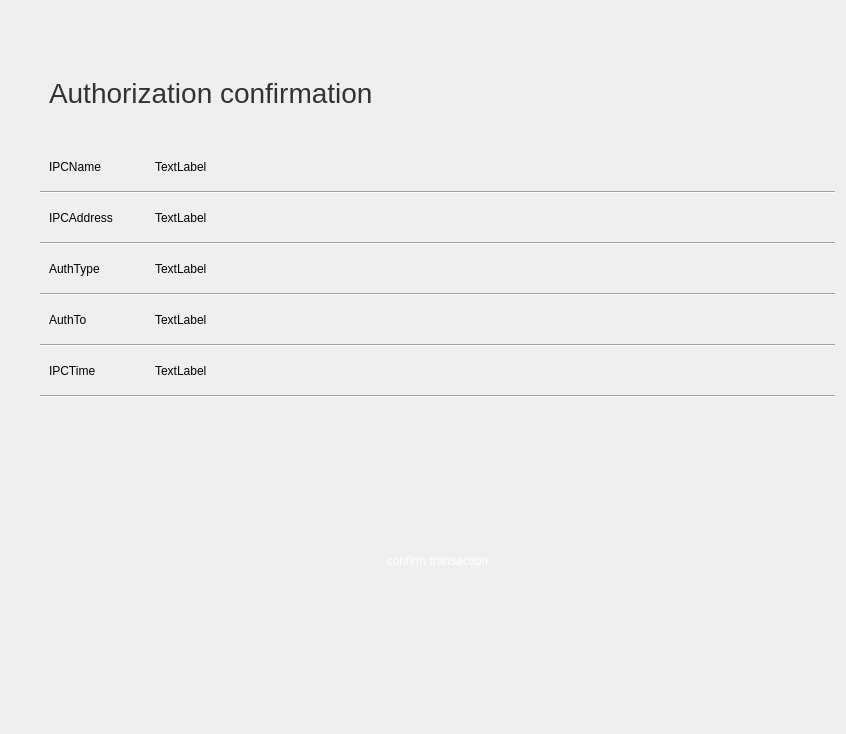
<?xml version="1.0" encoding="UTF-8"?>
<ui version="4.0">
 <class>ipcconfirmauthorizationtransaction</class>
 <widget class="QWidget" name="ipcconfirmauthorizationtransaction">
  <property name="geometry">
   <rect>
    <x>0</x>
    <y>0</y>
    <width>846</width>
    <height>734</height>
   </rect>
  </property>
  <property name="windowTitle">
   <string>Form</string>
  </property>
  <layout class="QGridLayout" name="gridLayout">
   <property name="leftMargin">
    <number>40</number>
   </property>
   <property name="spacing">
    <number>0</number>
   </property>
   <item row="4" column="0" colspan="3">
    <widget class="QWidget" name="widget_4" native="true">
     <property name="minimumSize">
      <size>
       <width>0</width>
       <height>48</height>
      </size>
     </property>
     <property name="maximumSize">
      <size>
       <width>16777215</width>
       <height>48</height>
      </size>
     </property>
     <layout class="QHBoxLayout" name="horizontalLayout_4">
      <item>
       <widget class="QLabel" name="label_4">
        <property name="minimumSize">
         <size>
          <width>100</width>
          <height>0</height>
         </size>
        </property>
        <property name="maximumSize">
         <size>
          <width>100</width>
          <height>16777215</height>
         </size>
        </property>
        <property name="text">
         <string>IPCAddress</string>
        </property>
       </widget>
      </item>
      <item>
       <widget class="QLabel" name="ipcaddress">
        <property name="text">
         <string>TextLabel</string>
        </property>
       </widget>
      </item>
      <item>
       <spacer name="horizontalSpacer_4">
        <property name="orientation">
         <enum>Qt::Horizontal</enum>
        </property>
        <property name="sizeHint" stdset="0">
         <size>
          <width>528</width>
          <height>20</height>
         </size>
        </property>
       </spacer>
      </item>
     </layout>
    </widget>
   </item>
   <item row="9" column="0" colspan="3">
    <widget class="Line" name="line_4">
     <property name="orientation">
      <enum>Qt::Horizontal</enum>
     </property>
    </widget>
   </item>
   <item row="10" column="0" colspan="3">
    <widget class="QWidget" name="widget_7" native="true">
     <property name="minimumSize">
      <size>
       <width>0</width>
       <height>48</height>
      </size>
     </property>
     <property name="maximumSize">
      <size>
       <width>16777215</width>
       <height>48</height>
      </size>
     </property>
     <layout class="QHBoxLayout" name="horizontalLayout_7">
      <item>
       <widget class="QLabel" name="label_10">
        <property name="minimumSize">
         <size>
          <width>100</width>
          <height>0</height>
         </size>
        </property>
        <property name="maximumSize">
         <size>
          <width>100</width>
          <height>16777215</height>
         </size>
        </property>
        <property name="text">
         <string>IPCTime</string>
        </property>
       </widget>
      </item>
      <item>
       <widget class="QLabel" name="ipctime">
        <property name="text">
         <string>TextLabel</string>
        </property>
       </widget>
      </item>
      <item>
       <spacer name="horizontalSpacer_7">
        <property name="orientation">
         <enum>Qt::Horizontal</enum>
        </property>
        <property name="sizeHint" stdset="0">
         <size>
          <width>528</width>
          <height>20</height>
         </size>
        </property>
       </spacer>
      </item>
     </layout>
    </widget>
   </item>
   <item row="6" column="0" colspan="3">
    <widget class="QWidget" name="widget_5" native="true">
     <property name="minimumSize">
      <size>
       <width>0</width>
       <height>48</height>
      </size>
     </property>
     <property name="maximumSize">
      <size>
       <width>16777215</width>
       <height>48</height>
      </size>
     </property>
     <layout class="QHBoxLayout" name="horizontalLayout_5">
      <item>
       <widget class="QLabel" name="label_6">
        <property name="minimumSize">
         <size>
          <width>100</width>
          <height>0</height>
         </size>
        </property>
        <property name="maximumSize">
         <size>
          <width>100</width>
          <height>16777215</height>
         </size>
        </property>
        <property name="text">
         <string>AuthType</string>
        </property>
       </widget>
      </item>
      <item>
       <widget class="QLabel" name="authtype">
        <property name="text">
         <string>TextLabel</string>
        </property>
       </widget>
      </item>
      <item>
       <spacer name="horizontalSpacer_5">
        <property name="orientation">
         <enum>Qt::Horizontal</enum>
        </property>
        <property name="sizeHint" stdset="0">
         <size>
          <width>528</width>
          <height>20</height>
         </size>
        </property>
       </spacer>
      </item>
     </layout>
    </widget>
   </item>
   <item row="7" column="0" colspan="3">
    <widget class="Line" name="line_3">
     <property name="orientation">
      <enum>Qt::Horizontal</enum>
     </property>
    </widget>
   </item>
   <item row="8" column="0" colspan="3">
    <widget class="QWidget" name="widget_6" native="true">
     <property name="minimumSize">
      <size>
       <width>0</width>
       <height>48</height>
      </size>
     </property>
     <property name="maximumSize">
      <size>
       <width>16777215</width>
       <height>48</height>
      </size>
     </property>
     <layout class="QHBoxLayout" name="horizontalLayout_6">
      <item>
       <widget class="QLabel" name="label_8">
        <property name="minimumSize">
         <size>
          <width>100</width>
          <height>0</height>
         </size>
        </property>
        <property name="maximumSize">
         <size>
          <width>100</width>
          <height>16777215</height>
         </size>
        </property>
        <property name="text">
         <string>AuthTo</string>
        </property>
       </widget>
      </item>
      <item>
       <widget class="QLabel" name="authto">
        <property name="text">
         <string>TextLabel</string>
        </property>
       </widget>
      </item>
      <item>
       <spacer name="horizontalSpacer_6">
        <property name="orientation">
         <enum>Qt::Horizontal</enum>
        </property>
        <property name="sizeHint" stdset="0">
         <size>
          <width>528</width>
          <height>20</height>
         </size>
        </property>
       </spacer>
      </item>
     </layout>
    </widget>
   </item>
   <item row="11" column="0" colspan="3">
    <widget class="Line" name="line_5">
     <property name="orientation">
      <enum>Qt::Horizontal</enum>
     </property>
    </widget>
   </item>
   <item row="12" column="0" colspan="2">
    <widget class="QWidget" name="widget_9" native="true">
     <layout class="QHBoxLayout" name="horizontalLayout_9">
      <item>
       <widget class="QLabel" name="label_errmsg">
        <property name="text">
         <string/>
        </property>
       </widget>
      </item>
      <item>
       <spacer name="horizontalSpacer_10">
        <property name="orientation">
         <enum>Qt::Horizontal</enum>
        </property>
        <property name="sizeHint" stdset="0">
         <size>
          <width>453</width>
          <height>20</height>
         </size>
        </property>
       </spacer>
      </item>
     </layout>
    </widget>
   </item>
   <item row="12" column="2">
    <spacer name="verticalSpacer_2">
     <property name="orientation">
      <enum>Qt::Vertical</enum>
     </property>
     <property name="sizeHint" stdset="0">
      <size>
       <width>20</width>
       <height>78</height>
      </size>
     </property>
    </spacer>
   </item>
   <item row="13" column="0" rowspan="2" colspan="3">
    <widget class="QWidget" name="widget_8" native="true">
     <layout class="QHBoxLayout" name="horizontalLayout_8">
      <item>
       <spacer name="horizontalSpacer_8">
        <property name="orientation">
         <enum>Qt::Horizontal</enum>
        </property>
        <property name="sizeHint" stdset="0">
         <size>
          <width>285</width>
          <height>20</height>
         </size>
        </property>
       </spacer>
      </item>
      <item>
       <widget class="QPushButton" name="pushButton_authIPC">
        <property name="minimumSize">
         <size>
          <width>421</width>
          <height>50</height>
         </size>
        </property>
        <property name="maximumSize">
         <size>
          <width>421</width>
          <height>50</height>
         </size>
        </property>
        <property name="styleSheet">
         <string notr="true">border:none;
color: rgb(255, 255, 255);
background-image: url(:/res/png/buttons/421_50.png);</string>
        </property>
        <property name="text">
         <string>confirm transaction</string>
        </property>
       </widget>
      </item>
      <item>
       <spacer name="horizontalSpacer_9">
        <property name="orientation">
         <enum>Qt::Horizontal</enum>
        </property>
        <property name="sizeHint" stdset="0">
         <size>
          <width>285</width>
          <height>20</height>
         </size>
        </property>
       </spacer>
      </item>
     </layout>
    </widget>
   </item>
   <item row="2" column="0" colspan="3">
    <widget class="QWidget" name="widget_3" native="true">
     <property name="minimumSize">
      <size>
       <width>0</width>
       <height>48</height>
      </size>
     </property>
     <property name="maximumSize">
      <size>
       <width>16777215</width>
       <height>48</height>
      </size>
     </property>
     <layout class="QHBoxLayout" name="horizontalLayout_3">
      <item>
       <widget class="QLabel" name="label_2">
        <property name="minimumSize">
         <size>
          <width>100</width>
          <height>0</height>
         </size>
        </property>
        <property name="maximumSize">
         <size>
          <width>100</width>
          <height>16777215</height>
         </size>
        </property>
        <property name="text">
         <string>IPCName</string>
        </property>
       </widget>
      </item>
      <item>
       <widget class="QLabel" name="ipcname">
        <property name="text">
         <string>TextLabel</string>
        </property>
       </widget>
      </item>
      <item>
       <spacer name="horizontalSpacer_3">
        <property name="orientation">
         <enum>Qt::Horizontal</enum>
        </property>
        <property name="sizeHint" stdset="0">
         <size>
          <width>528</width>
          <height>20</height>
         </size>
        </property>
       </spacer>
      </item>
     </layout>
    </widget>
   </item>
   <item row="5" column="0" colspan="3">
    <widget class="Line" name="line_2">
     <property name="orientation">
      <enum>Qt::Horizontal</enum>
     </property>
    </widget>
   </item>
   <item row="3" column="0" colspan="3">
    <widget class="Line" name="line">
     <property name="orientation">
      <enum>Qt::Horizontal</enum>
     </property>
    </widget>
   </item>
   <item row="0" column="0" colspan="3">
    <widget class="QWidget" name="widget" native="true">
     <layout class="QHBoxLayout" name="horizontalLayout">
      <property name="spacing">
       <number>0</number>
      </property>
      <property name="topMargin">
       <number>11</number>
      </property>
      <property name="bottomMargin">
       <number>0</number>
      </property>
      <item>
       <widget class="QPushButton" name="pushButton">
        <property name="minimumSize">
         <size>
          <width>21</width>
          <height>21</height>
         </size>
        </property>
        <property name="maximumSize">
         <size>
          <width>21</width>
          <height>21</height>
         </size>
        </property>
        <property name="styleSheet">
         <string notr="true">background-image: url(:/res/png/back.png);border:none</string>
        </property>
        <property name="text">
         <string/>
        </property>
       </widget>
      </item>
      <item>
       <spacer name="horizontalSpacer">
        <property name="orientation">
         <enum>Qt::Horizontal</enum>
        </property>
        <property name="sizeHint" stdset="0">
         <size>
          <width>550</width>
          <height>20</height>
         </size>
        </property>
       </spacer>
      </item>
     </layout>
    </widget>
   </item>
   <item row="1" column="0" colspan="3">
    <widget class="QWidget" name="widget_2" native="true">
     <property name="minimumSize">
      <size>
       <width>0</width>
       <height>100</height>
      </size>
     </property>
     <property name="maximumSize">
      <size>
       <width>16777215</width>
       <height>100</height>
      </size>
     </property>
     <layout class="QHBoxLayout" name="horizontalLayout_2">
      <property name="topMargin">
       <number>0</number>
      </property>
      <property name="bottomMargin">
       <number>0</number>
      </property>
      <item>
       <widget class="QLabel" name="label">
        <property name="font">
         <font>
          <pointsize>-1</pointsize>
         </font>
        </property>
        <property name="styleSheet">
         <string notr="true">color: rgb(51, 51, 51);font-size : 28px;</string>
        </property>
        <property name="text">
         <string>Authorization confirmation</string>
        </property>
       </widget>
      </item>
      <item>
       <spacer name="horizontalSpacer_2">
        <property name="orientation">
         <enum>Qt::Horizontal</enum>
        </property>
        <property name="sizeHint" stdset="0">
         <size>
          <width>585</width>
          <height>20</height>
         </size>
        </property>
       </spacer>
      </item>
     </layout>
    </widget>
   </item>
   <item row="15" column="0">
    <spacer name="verticalSpacer">
     <property name="orientation">
      <enum>Qt::Vertical</enum>
     </property>
     <property name="sizeHint" stdset="0">
      <size>
       <width>20</width>
       <height>49</height>
      </size>
     </property>
    </spacer>
   </item>
  </layout>
 </widget>
 <resources/>
 <connections/>
</ui>
